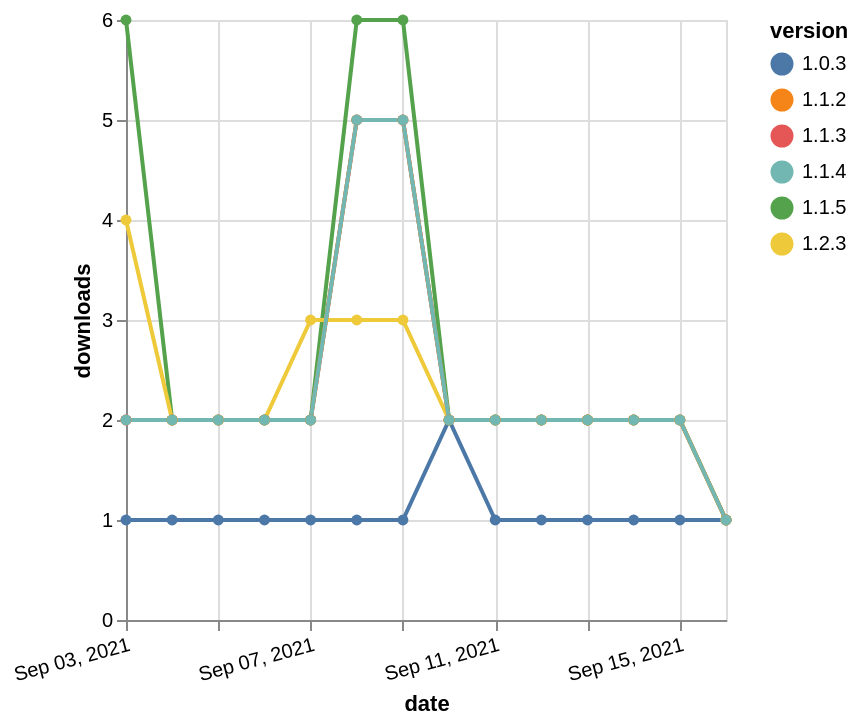

The specification (Vega-Lite) saved for this image:
### Vega-Lite specification from a JSON file in a GitHub repository (floating-point values rounded to 4 significant figures)
{"$schema": "https://vega.github.io/schema/vega-lite/v5.json", "description": "A simple bar chart with embedded data.", "data": {"values": [{"date": "2021-09-03", "total": 513, "delta": 2, "version": "1.1.3"}, {"date": "2021-09-04", "total": 515, "delta": 2, "version": "1.1.3"}, {"date": "2021-09-05", "total": 517, "delta": 2, "version": "1.1.3"}, {"date": "2021-09-06", "total": 519, "delta": 2, "version": "1.1.3"}, {"date": "2021-09-07", "total": 521, "delta": 2, "version": "1.1.3"}, {"date": "2021-09-08", "total": 526, "delta": 5, "version": "1.1.3"}, {"date": "2021-09-09", "total": 531, "delta": 5, "version": "1.1.3"}, {"date": "2021-09-10", "total": 533, "delta": 2, "version": "1.1.3"}, {"date": "2021-09-11", "total": 535, "delta": 2, "version": "1.1.3"}, {"date": "2021-09-12", "total": 537, "delta": 2, "version": "1.1.3"}, {"date": "2021-09-13", "total": 539, "delta": 2, "version": "1.1.3"}, {"date": "2021-09-14", "total": 541, "delta": 2, "version": "1.1.3"}, {"date": "2021-09-15", "total": 543, "delta": 2, "version": "1.1.3"}, {"date": "2021-09-16", "total": 544, "delta": 1, "version": "1.1.3"}, {"date": "2021-09-03", "total": 136, "delta": 1, "version": "1.0.3"}, {"date": "2021-09-04", "total": 137, "delta": 1, "version": "1.0.3"}, {"date": "2021-09-05", "total": 138, "delta": 1, "version": "1.0.3"}, {"date": "2021-09-06", "total": 139, "delta": 1, "version": "1.0.3"}, {"date": "2021-09-07", "total": 140, "delta": 1, "version": "1.0.3"}, {"date": "2021-09-08", "total": 141, "delta": 1, "version": "1.0.3"}, {"date": "2021-09-09", "total": 142, "delta": 1, "version": "1.0.3"}, {"date": "2021-09-10", "total": 144, "delta": 2, "version": "1.0.3"}, {"date": "2021-09-11", "total": 145, "delta": 1, "version": "1.0.3"}, {"date": "2021-09-12", "total": 146, "delta": 1, "version": "1.0.3"}, {"date": "2021-09-13", "total": 147, "delta": 1, "version": "1.0.3"}, {"date": "2021-09-14", "total": 148, "delta": 1, "version": "1.0.3"}, {"date": "2021-09-15", "total": 149, "delta": 1, "version": "1.0.3"}, {"date": "2021-09-16", "total": 150, "delta": 1, "version": "1.0.3"}, {"date": "2021-09-03", "total": 362, "delta": 6, "version": "1.1.5"}, {"date": "2021-09-04", "total": 364, "delta": 2, "version": "1.1.5"}, {"date": "2021-09-05", "total": 366, "delta": 2, "version": "1.1.5"}, {"date": "2021-09-06", "total": 368, "delta": 2, "version": "1.1.5"}, {"date": "2021-09-07", "total": 370, "delta": 2, "version": "1.1.5"}, {"date": "2021-09-08", "total": 376, "delta": 6, "version": "1.1.5"}, {"date": "2021-09-09", "total": 382, "delta": 6, "version": "1.1.5"}, {"date": "2021-09-10", "total": 384, "delta": 2, "version": "1.1.5"}, {"date": "2021-09-11", "total": 386, "delta": 2, "version": "1.1.5"}, {"date": "2021-09-12", "total": 388, "delta": 2, "version": "1.1.5"}, {"date": "2021-09-13", "total": 390, "delta": 2, "version": "1.1.5"}, {"date": "2021-09-14", "total": 392, "delta": 2, "version": "1.1.5"}, {"date": "2021-09-15", "total": 394, "delta": 2, "version": "1.1.5"}, {"date": "2021-09-16", "total": 395, "delta": 1, "version": "1.1.5"}, {"date": "2021-09-03", "total": 112, "delta": 4, "version": "1.2.3"}, {"date": "2021-09-04", "total": 114, "delta": 2, "version": "1.2.3"}, {"date": "2021-09-05", "total": 116, "delta": 2, "version": "1.2.3"}, {"date": "2021-09-06", "total": 118, "delta": 2, "version": "1.2.3"}, {"date": "2021-09-07", "total": 121, "delta": 3, "version": "1.2.3"}, {"date": "2021-09-08", "total": 124, "delta": 3, "version": "1.2.3"}, {"date": "2021-09-09", "total": 127, "delta": 3, "version": "1.2.3"}, {"date": "2021-09-10", "total": 129, "delta": 2, "version": "1.2.3"}, {"date": "2021-09-11", "total": 131, "delta": 2, "version": "1.2.3"}, {"date": "2021-09-12", "total": 133, "delta": 2, "version": "1.2.3"}, {"date": "2021-09-13", "total": 135, "delta": 2, "version": "1.2.3"}, {"date": "2021-09-14", "total": 137, "delta": 2, "version": "1.2.3"}, {"date": "2021-09-15", "total": 139, "delta": 2, "version": "1.2.3"}, {"date": "2021-09-16", "total": 140, "delta": 1, "version": "1.2.3"}, {"date": "2021-09-03", "total": 502, "delta": 2, "version": "1.1.2"}, {"date": "2021-09-04", "total": 504, "delta": 2, "version": "1.1.2"}, {"date": "2021-09-05", "total": 506, "delta": 2, "version": "1.1.2"}, {"date": "2021-09-06", "total": 508, "delta": 2, "version": "1.1.2"}, {"date": "2021-09-07", "total": 510, "delta": 2, "version": "1.1.2"}, {"date": "2021-09-08", "total": 515, "delta": 5, "version": "1.1.2"}, {"date": "2021-09-09", "total": 520, "delta": 5, "version": "1.1.2"}, {"date": "2021-09-10", "total": 522, "delta": 2, "version": "1.1.2"}, {"date": "2021-09-11", "total": 524, "delta": 2, "version": "1.1.2"}, {"date": "2021-09-12", "total": 526, "delta": 2, "version": "1.1.2"}, {"date": "2021-09-13", "total": 528, "delta": 2, "version": "1.1.2"}, {"date": "2021-09-14", "total": 530, "delta": 2, "version": "1.1.2"}, {"date": "2021-09-15", "total": 532, "delta": 2, "version": "1.1.2"}, {"date": "2021-09-16", "total": 533, "delta": 1, "version": "1.1.2"}, {"date": "2021-09-03", "total": 442, "delta": 2, "version": "1.1.4"}, {"date": "2021-09-04", "total": 444, "delta": 2, "version": "1.1.4"}, {"date": "2021-09-05", "total": 446, "delta": 2, "version": "1.1.4"}, {"date": "2021-09-06", "total": 448, "delta": 2, "version": "1.1.4"}, {"date": "2021-09-07", "total": 450, "delta": 2, "version": "1.1.4"}, {"date": "2021-09-08", "total": 455, "delta": 5, "version": "1.1.4"}, {"date": "2021-09-09", "total": 460, "delta": 5, "version": "1.1.4"}, {"date": "2021-09-10", "total": 462, "delta": 2, "version": "1.1.4"}, {"date": "2021-09-11", "total": 464, "delta": 2, "version": "1.1.4"}, {"date": "2021-09-12", "total": 466, "delta": 2, "version": "1.1.4"}, {"date": "2021-09-13", "total": 468, "delta": 2, "version": "1.1.4"}, {"date": "2021-09-14", "total": 470, "delta": 2, "version": "1.1.4"}, {"date": "2021-09-15", "total": 472, "delta": 2, "version": "1.1.4"}, {"date": "2021-09-16", "total": 473, "delta": 1, "version": "1.1.4"}]}, "width": "container", "mark": {"type": "line", "point": {"filled": true}}, "encoding": {"x": {"field": "date", "type": "temporal", "timeUnit": "yearmonthdate", "title": "date", "axis": {"labelAngle": -15}}, "y": {"field": "delta", "type": "quantitative", "title": "downloads"}, "color": {"field": "version", "type": "nominal"}, "tooltip": {"field": "delta"}}}
